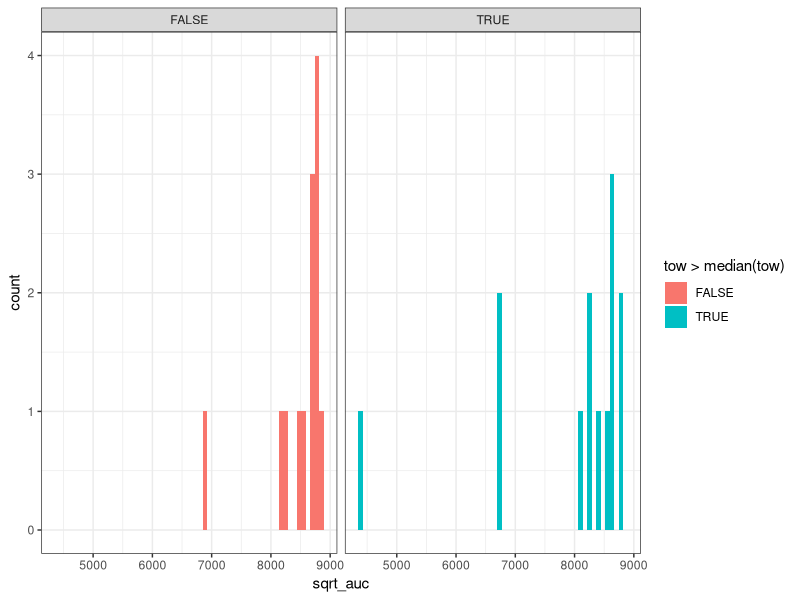

This chart was generated by the following R code: (Note: this script raises an error after producing the figure.)
## ---- chunk 1
library(tidyverse)
## ---- chunk 2
auc <- read_csv('auc_feature.csv')
challenge <- read_csv('challenge_set.csv')

challenge %>% 
  filter(aircraft_type == "A20N") %>% 
  inner_join(auc) %>% 
  ggplot(aes(sqrt_auc, fill=tow>median(tow)))+
  geom_histogram(bins = 60)+
  theme_bw()+
  facet_wrap(~tow>median(tow))
## ---- chunk 3
ctf <- read_csv("climb_table_features_2024-10-19.csv")

head(ctf)
## ---- chunk 4
neo_flights <- challenge %>% 
  inner_join(ctf) %>% 
  filter(aircraft_type == 'A20N') 

sample_ids <- neo_flights %>% 
  group_by(flight_id) %>% 
  tally() %>% 
  sample_n(size=100) %>% 
  pull(flight_id)

mean_wt <- mean(neo_flights$tow)

neo_flights%>%
  filter(fl >= 0 & fl <=360) %>%
  filter(flight_id %in% sample_ids) %>% 
  ggplot(aes(x=fl, y=median_vs, colour = tow > mean_wt))+
  geom_point(alpha=0.4)+
  theme_bw()+
  geom_smooth(se=F)+
  ylab("Median Vertical Speed")+
  xlab("Flight Level")+
  labs("Vertical Speed Through FLs")

neo_flights%>%
  filter(fl >= 0 & fl <=360) %>%
  filter(flight_id %in% sample_ids) %>% 
  ggplot(aes(x=fl, y=median_tas, colour = tow > mean_wt))+
  geom_point(alpha=0.4)+
  theme_bw()+
  geom_smooth(se=F)+
  ylab("Median TAS")+
  xlab("Flight Level")+
  labs("Vertical Speed Through FLs")
## ---- chunk 5
climb_trajectories <-read_csv("climb_features_processed2024-10-19.csv")

head(climb_trajectories)
## ---- chunk 6
climb_trajectories %>% 
  filter(flight_id %in% sample_ids) %>% 
  inner_join(challenge) %>% 

  ggplot(aes(x=point, y = altitude, group = flight_id, colour = tow > mean_wt))+
  geom_line(alpha=0.4)+
  theme_bw()+
  ylab("Altitude")+
  xlab("Flight Path Point")
## ---- chunk 7
climb_trajectories %>% 
  filter(flight_id %in% sample_ids) %>% 
  inner_join(challenge) %>% 

  ggplot(aes(x=speed, y = altitude, color=specific_energy))+
  geom_point()+
  theme_bw()+
  scale_color_viridis_c()
